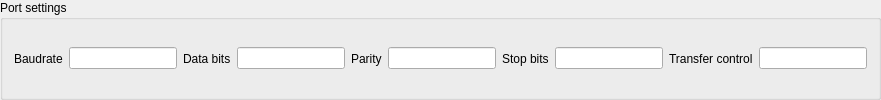
       <widget class="QGroupBox" name="port_settings_group">
        <property name="title">
         <string>Port settings</string>
        </property>
        <layout class="QHBoxLayout" name="port_settings_layout">
         <item>
          <widget class="QLabel" name="label">
           <property name="text">
            <string>Baudrate</string>
           </property>
          </widget>
         </item>
         <item>
          <widget class="QLineEdit" name="lineEdit_baudrate"/>
         </item>
         <item>
          <widget class="QLabel" name="label_2">
           <property name="text">
            <string>Data bits</string>
           </property>
          </widget>
         </item>
         <item>
          <widget class="QLineEdit" name="lineEdit_data_bits"/>
         </item>
         <item>
          <widget class="QLabel" name="label_3">
           <property name="text">
            <string>Parity</string>
           </property>
          </widget>
         </item>
         <item>
          <widget class="QLineEdit" name="lineEdit_parity"/>
         </item>
         <item>
          <widget class="QLabel" name="label_4">
           <property name="text">
            <string>Stop bits</string>
           </property>
          </widget>
         </item>
         <item>
          <widget class="QLineEdit" name="lineEdit_stop_bits"/>
         </item>
         <item>
          <widget class="QLabel" name="label_5">
           <property name="text">
            <string>Transfer control</string>
           </property>
          </widget>
         </item>
         <item>
          <widget class="QLineEdit" name="lineEdit_transfer_control"/>
         </item>
        </layout>
       </widget>
